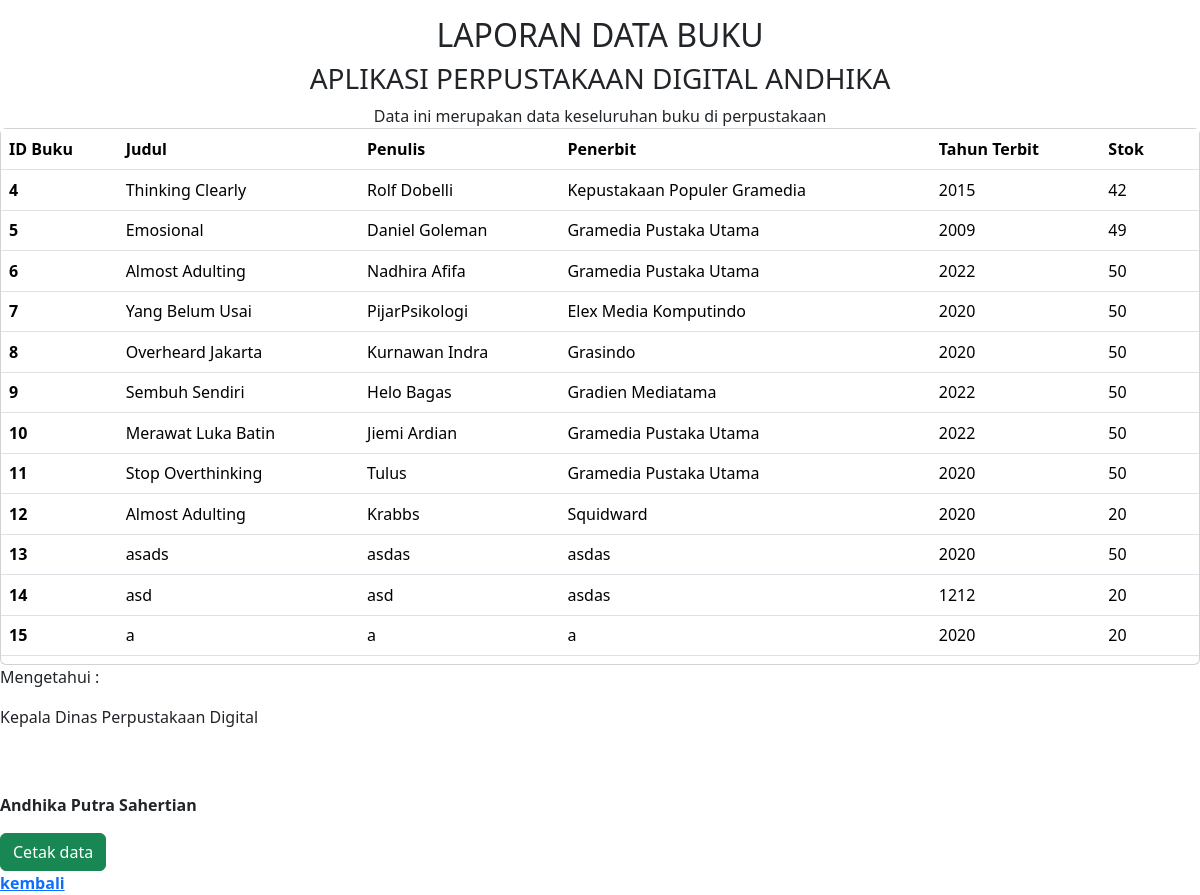
Page /admin/laporan_db.php on the committed database.
### tables this page shows
CREATE TABLE `buku` (
  `IDbuku` int(11) NOT NULL,
  `judul` varchar(255) NOT NULL,
  `penulis` varchar(255) NOT NULL,
  `penerbit` varchar(255) NOT NULL,
  `tahunterbit` int(11) NOT NULL,
  `foto` varchar(255) NOT NULL,
  `stok` int(11) NOT NULL,
  `sinopsis` varchar(255) NOT NULL
);

### admin/laporan_db.php (the view, shortened to what this page needs)
<!doctype html>
<html lang="en">
  <head>
    <link href="https://cdn.jsdelivr.net/npm/bootstrap@5.3.2/dist/css/bootstrap.min.css" rel="stylesheet">
  </head>
  <body>
  <div class="container">
            <div class="col text-center mt-3">
                <h2>LAPORAN DATA BUKU</h2>
                <h3>APLIKASI PERPUSTAKAAN DIGITAL ANDHIKA</h3>
                <span>Data ini merupakan data keseluruhan buku di perpustakaan</span>
            </div>
        </div>
        <div class="col">
    <div class="card">
            <table class="table mb-2">
        <thead>
            <tr>
            <th scope="col">ID Buku </th>
            <th scope="col">Judul</th>
            <th scope="col">Penulis</th>
            <th scope="col">Penerbit</th>
            <th scope="col">Tahun Terbit</th>
            <th scope="col">Stok</th>
            <th scope="col"></th>
            </tr>
        </thead>
        <?php
          include '../koneksi.php';
          $data = mysqli_query($koneksi, "SELECT * FROM buku");
          while($d=mysqli_fetch_array($data)){
        ?>
        <tbody>
            <tr>
            <th scope="row"><?php echo $d['IDbuku'];?></th>
            <td><?php echo $d['judul'];?></td>
            <td><?php echo $d['penulis'];?></td>
            <td><?php echo $d['penerbit'];?></td>
            <td><?php echo $d['tahunterbit'];?></td>
            <td><?php echo $d['stok'];?></td>
            <td>
            </tr>
  </tbody>
  <?php
} ?>
</table>
</div>
            <div class="row">
                <div class="col">
                    <p style="line-geight: 1rem;">Mengetahui :</p>
                    <p>Kepala Dinas Perpustakaan Digital</p>
                    <p style="margin-top: 4rem;"><b>Andhika Putra Sahertian</p></tr>
                </div>
                <button onclick="cetak()" class="btn btn-success"><i class="bi bi-printer"></i>Cetak data</button>
            </div>
        <div class="row">
            <a href="laporan_peminjam.php">kembali</a>
        </div>
  </body>
</html>

### rows in the picture
buku: IDbuku "4", judul "Thinking Clearly", penulis "Rolf Dobelli", penerbit "Kepustakaan Populer Gramedia", tahunterbit "2015", stok "42"
buku: IDbuku "5", judul "Emosional", penulis "Daniel Goleman", penerbit "Gramedia Pustaka Utama", tahunterbit "2009", stok "49"
buku: IDbuku "6", judul "Almost Adulting", penulis "Nadhira Afifa", penerbit "Gramedia Pustaka Utama", tahunterbit "2022", stok "50"
buku: IDbuku "7", judul "Yang Belum Usai", penulis "PijarPsikologi", penerbit "Elex Media Komputindo", tahunterbit "2020", stok "50"
buku: IDbuku "8", judul "Overheard Jakarta", penulis "Kurnawan Indra", penerbit "Grasindo", tahunterbit "2020", stok "50"
buku: IDbuku "9", judul "Sembuh Sendiri", penulis "Helo Bagas", penerbit "Gradien Mediatama", tahunterbit "2022", stok "50"
buku: IDbuku "10", judul "Merawat Luka Batin", penulis "Jiemi Ardian", penerbit "Gramedia Pustaka Utama", tahunterbit "2022", stok "50"
buku: IDbuku "11", judul "Stop Overthinking", penulis "Tulus", penerbit "Gramedia Pustaka Utama", tahunterbit "2020", stok "50"
buku: IDbuku "12", judul "Almost Adulting", penulis "Krabbs", penerbit "Squidward", tahunterbit "2020", stok "20"
buku: IDbuku "13", judul "asads", penulis "asdas", penerbit "asdas", tahunterbit "2020", stok "50"
buku: IDbuku "14", judul "asd", penulis "asd", penerbit "asdas", tahunterbit "1212", stok "20"
buku: IDbuku "15", judul "a", penulis "a", penerbit "a", tahunterbit "2020", stok "20"
